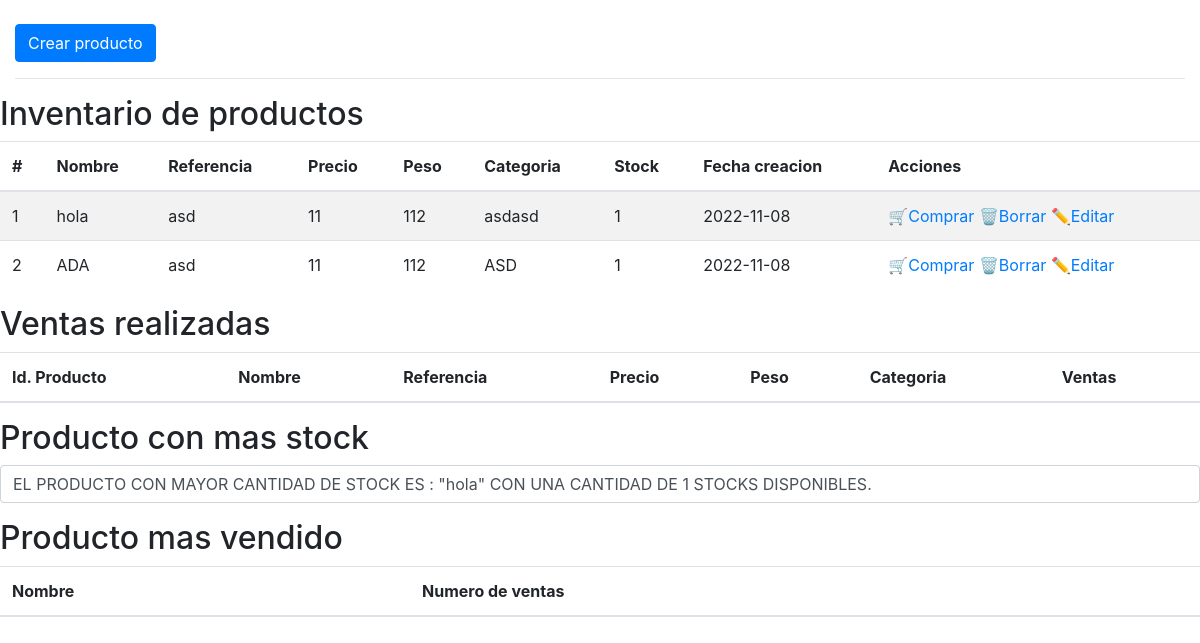
/, run on an earlier commit of the app's database.
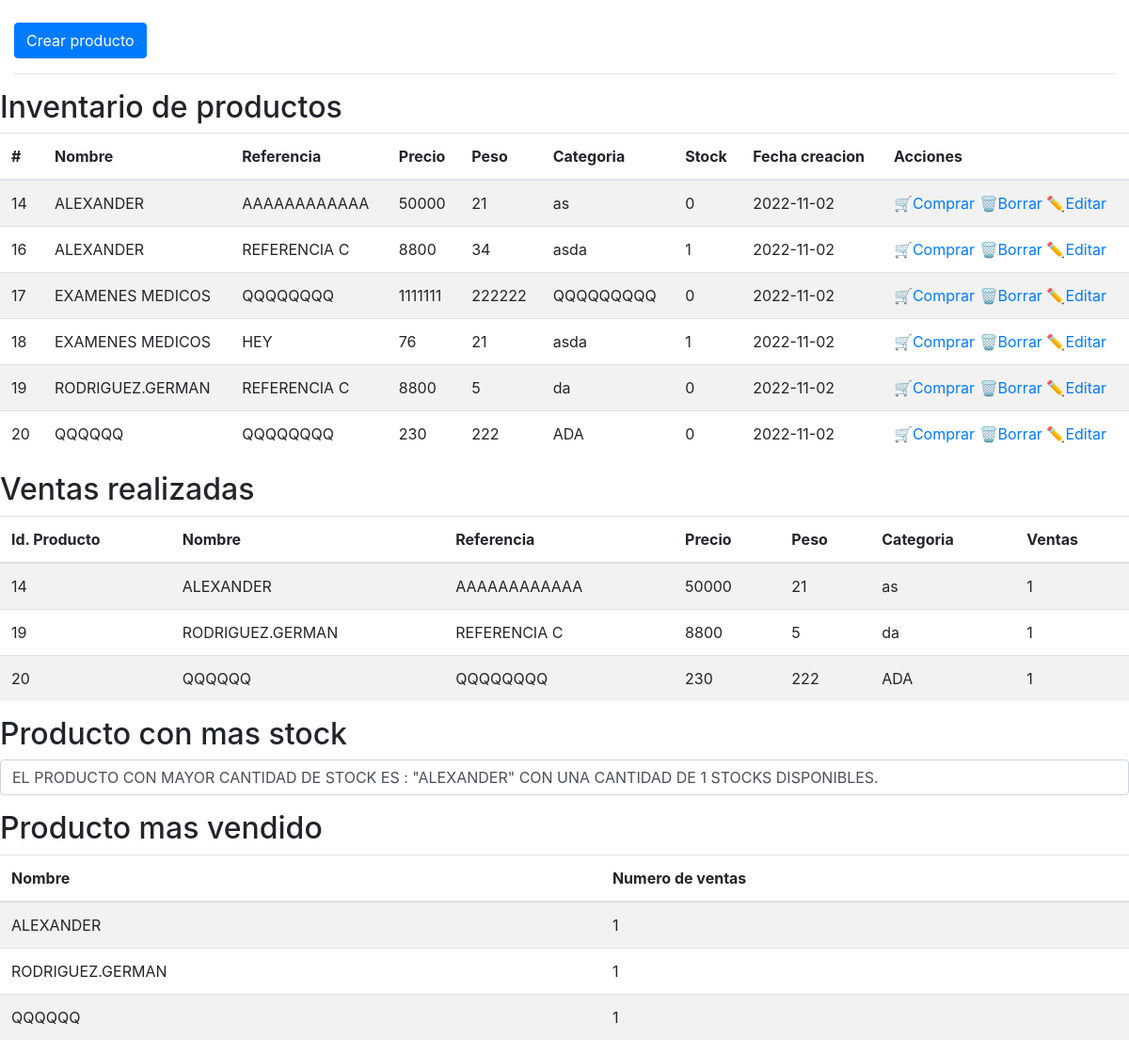
And on a later commit of the database.
### tables this page shows
CREATE TABLE `productos` (
  `prd_id` int(11) NOT NULL,
  `prd_nombre` varchar(100) NOT NULL,
  `prd_referencia` varchar(50) NOT NULL,
  `prd_precio` int(11) NOT NULL,
  `prd_peso` int(11) NOT NULL,
  `prd_categoria` varchar(100) NOT NULL,
  `prd_stock` int(11) NOT NULL,
  `prd_creado` date NOT NULL
);

CREATE TABLE `ventas` (
  `vnt_id` int(11) NOT NULL,
  `vnt_prd_id` int(11) NOT NULL,
  `vnt_cantidad` int(11) NOT NULL
);

### php/producto.php (called while the page is built, shortened)
<?php
    class _productos {
		function getProductos() {
            $db = new DB();
			$connect = $db->connect();
			$productos = [];
			$sql = "SELECT * FROM productos";
			$query = $connect -> prepare($sql);
			$query -> execute();
			$results = $query -> fetchAll(PDO::FETCH_OBJ);
			if($query -> rowCount() > 0)   {
				foreach($results as $result) {
					array_push($productos, $result);
			   }
			}
			return $productos;
		}
        function getVentas() {
            $db = new DB();
            $connect = $db->connect();
            $productos = [];
            $sql = "SELECT * FROM ventas INNER JOIN productos
            ON ventas.vnt_prd_id = productos.prd_id";
            $query = $connect -> prepare($sql);
            $query -> execute();
            $results = $query -> fetchAll(PDO::FETCH_OBJ);
            if($query -> rowCount() > 0)   {
                foreach($results as $result) {
                    array_push($productos, $result);
               }
            }
            return $productos;
        }
        function getProductoMayorStock() {
            $db = new DB();
            $connect = $db->connect();
            $productos = [];
            $sql = "SELECT MAX(`prd_stock`) as stock, prd_nombre FROM productos";
            $query = $connect -> prepare($sql);
            $query -> execute();
            $results = $query -> fetchAll(PDO::FETCH_OBJ);
            if($query -> rowCount() > 0)   {
                foreach($results as $result) {
                    array_push($productos, $result);
               }
            }
            return $productos;
        }
        function getProductoMayorVentas() {
            $db = new DB();
            $connect = $db->connect();
            $productos = [];
            $sql = "SELECT prd_nombre, SUM(vnt.vnt_cantidad) AS ventas FROM productos prd INNER JOIN ventas vnt ON(vnt.vnt_prd_id = prd.prd_id) GROUP BY prd.prd_id ORDER BY ventas DESC";
            $query = $connect -> prepare($sql);
            $query -> execute();
            $results = $query -> fetchAll(PDO::FETCH_OBJ);
            if($query -> rowCount() > 0)   {
                foreach($results as $result) {
                    array_push($productos, $result);
               }
            }
            return $productos;
        }
	}
 ?>

### index.php (the view, shortened to what the changed rows need)
<?php
    require_once 'php/producto.php';
    $productos = new _productos();
    $get_productos = $productos->getProductos();
    $get_ventas = $productos->getVentas();
    $get_max_stock = $productos->getProductoMayorStock();
    $get_max_ventas = $productos->getProductoMayorVentas();
 ?>
<?php include "templates/header.php"; ?>
<div class="container-fluid">
  <div class="row">
  </div>
</div>
    <h2>Inventario de productos</h2>
    <table class="table table-striped">
        <thead>
          <tr>
            <th>#</th>
            <th>Nombre</th>
            <th>Referencia</th>
            <th>Precio</th>
            <th>Peso</th>
            <th>Categoria</th>
            <th>Stock</th>
            <th>Fecha creacion</th>
            <th>Acciones</th>
          </tr>
        </thead>
        <tbody>
          <?php
          if ($get_productos>0) {
            foreach ($get_productos as $fila) {
              ?>
              <tr>
                <td><?php echo $fila->prd_id; ?></td>
                <td><?php echo $fila->prd_nombre; ?></td>
                <td><?php echo $fila->prd_referencia; ?></td>
                <td><?php echo $fila->prd_precio; ?></td>
                <td><?php echo $fila->prd_peso; ?></td>
                <td><?php echo $fila->prd_categoria; ?></td>
                <td><?php echo $fila->prd_stock; ?></td>
                <td><?php echo $fila->prd_creado; ?></td>
                <td>
                  <a href="<?='venta.php?id='.$fila->prd_id; ?>">🛒Comprar</a>
                  <a href="<?='borrar.php?id='.$fila->prd_id; ?>">🗑️Borrar</a>
                  <a href="<?='editar.php?id='.$fila->prd_id; ?>">✏️Editar</a>
                </td>
              </tr>
              <?php
            }
          }
          ?>
      </table>
    <h2>Ventas realizadas</h2>
    <table class="table table-striped">
        <thead>
          <tr>
            <th>Id. Producto</th>
            <th>Nombre</th>
            <th>Referencia</th>
            <th>Precio</th>
            <th>Peso</th>
            <th>Categoria</th>
            <th>Ventas</th>
          </tr>
        </thead>
        <tbody>
          <?php
          if ($get_ventas>0) {
            foreach ($get_ventas as $fila) {
              ?>
              <tr>
                <td><?php echo $fila->prd_id; ?></td>
                <td><?php echo $fila->prd_nombre; ?></td>
                <td><?php echo $fila->prd_referencia; ?></td>
                <td><?php echo $fila->prd_precio; ?></td>
                <td><?php echo $fila->prd_peso; ?></td>
                <td><?php echo $fila->prd_categoria; ?></td>
                <td><?php echo $fila->vnt_cantidad; ?></td>
              </tr>
              <?php
            }
          }
          ?>
      </table>
      <h2>Producto con mas stock</h2>
      <?php
          if ($get_max_stock>0) {
            foreach ($get_max_stock as $fila) {
              ?>
                  <p class="form-control"> EL PRODUCTO CON MAYOR CANTIDAD DE STOCK ES : "<?php echo $fila->prd_nombre; ?>" CON UNA CANTIDAD DE <?php echo $fila->stock; ?> STOCKS DISPONIBLES.</p>
              <?php
            }
          }
       ?>
    <h2>Producto mas vendido</h2>
    <table class="table table-striped">
        <thead>
          <tr>
            <th>Nombre</th>
            <th>Numero de ventas</th>
          </tr>
        </thead>
        <tbody>
          <?php
          if ($get_max_ventas>0) {
            foreach ($get_max_ventas as $fila) {
              ?>
              <tr>
                <td><?php echo $fila->prd_nombre; ?></td>
                <td><?php echo $fila->ventas; ?></td>
              </tr>
              <?php
            }
          }
          ?>
      </table>
<?php include "templates/footer.php"; ?>

What changed in the data, as far as the page shows it:
removed productos: prd_id "1", prd_nombre "hola", prd_referencia "asd", prd_precio "11", prd_peso "112", prd_categoria "asdasd", prd_stock "1", prd_creado "2022-11-08"
removed productos: prd_id "2", prd_nombre "ADA", prd_referencia "asd", prd_precio "11", prd_peso "112", prd_categoria "ASD", prd_stock "1", prd_creado "2022-11-08"
added productos: prd_id "14", prd_nombre "ALEXANDER", prd_referencia "AAAAAAAAAAAA", prd_precio "50000", prd_peso "21", prd_categoria "as", prd_stock "0", prd_creado "2022-11-02"
added productos: prd_id "16", prd_nombre "ALEXANDER", prd_referencia "REFERENCIA C", prd_precio "8800", prd_peso "34", prd_categoria "asda", prd_stock "1", prd_creado "2022-11-02"
added productos: prd_id "17", prd_nombre "EXAMENES MEDICOS", prd_referencia "QQQQQQQQ", prd_precio "1111111", prd_peso "222222", prd_categoria "QQQQQQQQQ", prd_stock "0", prd_creado "2022-11-02"
added productos: prd_id "18", prd_nombre "EXAMENES MEDICOS", prd_referencia "HEY", prd_precio "76", prd_peso "21", prd_categoria "asda", prd_stock "1", prd_creado "2022-11-02"
added productos: prd_id "19", prd_nombre "RODRIGUEZ.GERMAN", prd_referencia "REFERENCIA C", prd_precio "8800", prd_peso "5", prd_categoria "da", prd_stock "0", prd_creado "2022-11-02"
added productos: prd_id "20", prd_nombre "QQQQQQ", prd_referencia "QQQQQQQQ", prd_precio "230", prd_peso "222", prd_categoria "ADA", prd_stock "0", prd_creado "2022-11-02"
added ventas: vnt_prd.prd_id "14", vnt_prd.prd_nombre "ALEXANDER", vnt_prd.prd_referencia "AAAAAAAAAAAA", vnt_prd.prd_precio "50000", vnt_prd.prd_peso "21", vnt_prd.prd_categoria "as", vnt_cantidad "1"
added ventas: vnt_prd.prd_id "19", vnt_prd.prd_nombre "RODRIGUEZ.GERMAN", vnt_prd.prd_referencia "REFERENCIA C", vnt_prd.prd_precio "8800", vnt_prd.prd_peso "5", vnt_prd.prd_categoria "da", vnt_cantidad "1"
added ventas: vnt_prd.prd_id "20", vnt_prd.prd_nombre "QQQQQQ", vnt_prd.prd_referencia "QQQQQQQQ", vnt_prd.prd_precio "230", vnt_prd.prd_peso "222", vnt_prd.prd_categoria "ADA", vnt_cantidad "1"
Also different on the page:
new list line: "EL PRODUCTO CON MAYOR CANTIDAD DE STOCK ES : \" ALEXANDER \" CON UNA CANTIDAD DE 1 STOCKS DISPONIBLES."
new list line: "ALEXANDER 1"
new list line: "RODRIGUEZ.GERMAN 1"
new list line: "QQQQQQ 1"
list line gone: "EL PRODUCTO CON MAYOR CANTIDAD DE STOCK ES : \" hola \" CON UNA CANTIDAD DE 1 STOCKS DISPONIBLES."
